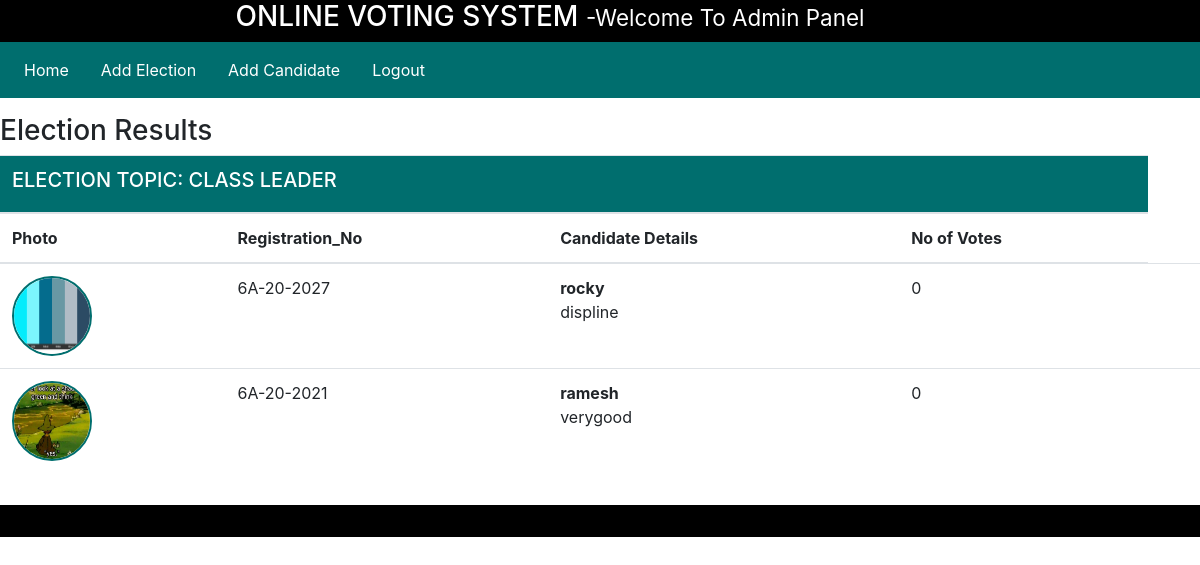
Page /admin/adminhome.php?viewResult=21 on the committed database.
### tables this page shows
CREATE TABLE `elections` (
  `id` int(11) NOT NULL,
  `election_topic` varchar(255) DEFAULT NULL,
  `no_of_candidates` int(11) DEFAULT NULL,
  `starting_date` date DEFAULT NULL,
  `ending_date` date DEFAULT NULL,
  `status` varchar(45) DEFAULT NULL,
  `inserted_on` date DEFAULT NULL
);

CREATE TABLE `candidate_details` (
  `id` int(11) NOT NULL,
  `election_topic` varchar(225) DEFAULT NULL,
  `candidate_name` varchar(255) DEFAULT NULL,
  `Registration_No` varchar(255) NOT NULL,
  `candidate_details` text DEFAULT NULL,
  `candidate_photo` text DEFAULT NULL
);

### admin/inc/viewResults.php (the view, shortened to what this page needs)
<?php
    include 'config.php';
    $election_id = $_GET['viewResult'];
?>
<div class="row my-3">
        <div class="col-12">
            <h3> Election Results </h3>
            <?php
                $queryElections = ( "SELECT * FROM elections WHERE id = '". $election_id ."'");
                $resultElections = mysqli_query($db, $queryElections) or die(mysqli_error($db));
   if (mysqli_num_rows($resultElections) > 0) {
   while ($election = mysqli_fetch_assoc($resultElections)) {
    $election_name = $election['election_topic'];
     }  ?>
                <table class="table">
                    <thead>
                        <tr>
                            <th colspan="4" class="bg-green text-white"><h5> ELECTION TOPIC: <?php echo strtoupper($election_name); ?></h5></th>
                        </tr>
                        <tr>
                            <th> Photo </th>
                            <th> Registration_No </th>
                            <th> Candidate Details </th>
                            <th> No of Votes </th>
                        </tr>
                    </thead>
                    <tbody>
                    <?php
                         $query= ("SELECT * FROM candidate_details WHERE election_topic= '". $election_name ."'") ;
                         $result = mysqli_query($db, $query) or die(mysqli_error($db)) ;
                         if (mysqli_num_rows($result) > 0) {
                            while ($row = mysqli_fetch_assoc($result)) {
                            $candidate_id = $row['id'];
                            $candidate_photo = $row['candidate_photo'];
                            $Registration_No = $row['Registration_No'];
                            $fetchingVotes = mysqli_query($db, "SELECT * FROM votings WHERE candidate_id = '". $candidate_id . "'") or die(mysqli_error($db));
                            $totalVotes = mysqli_num_rows($fetchingVotes);
                    ?>
                            <tr>
                                <td> <img src="<?php echo $candidate_photo; ?>" class="candidate_photo"> </td>
                                <td><?php echo $Registration_No?></td>
                                <td><?php echo "<b>" . $row['candidate_name'] . "</b><br />" . $row['candidate_details']; ?></td>
                                <td><?php echo $totalVotes; ?></td>
                                <td>
                                <?php
                                }
                            ?>
                            </tbody>
                        </table>
                <?php
                    }
                }else {
                    echo "No any active election.";
                }
            ?>
        </div>
</div>

### admin/inc/header.php (shortened to what this page needs)
<!DOCTYPE html>
<html lang="en">
<head>
    <link rel="stylesheet" href="../assets/css/bootstrap.min.css">
    <link rel="stylesheet" href="../assets/css/style.css">
</head>
<body>
    <div class="container-fluid">
        <div class="row bg-black text-white">
            <div class="col-11 my-auto">
                <center>
                <h3> ONLINE VOTING SYSTEM <small>-Welcome To Admin Panel</small>  </h3>
                </center>
            </div>
        </div>
    </div>

### admin/inc/navigation.php (shortened to what this page needs)
<div class="row bg-green">
    <div class="col-12 bg-green">
    <nav class="navbar navbar-expand-lg navbar-light bg-green">
    <div class="collapse navbar-collapse" id="navbarSupportedContent">
        <ul class="navbar-nav mr-auto">
        <li class="nav-item">
            <a class="nav-link text-white mr-3" href="adminhome.php?homepage=1">Home</a>
        </li>
        <li class="nav-item">
            <a class="nav-link text-white mr-3" href="adminhome.php?addElectionPage=1">Add Election</a>
        </li>
        <li class="nav-item">
            <a class="nav-link text-white mr-3" href="adminhome.php?addCandidatePage=1">Add Candidate</a>
        </li>
        <li class="nav-item">
            <a class="nav-link text-white mr-3" href="logout.php">Logout</a>
        </li>
         </ul>
    </div>
    </nav>
</div>
</div>

### admin/adminhome.php
<?php
    require_once("inc/header.php");
    require_once("inc/navigation.php");
    if(isset($_GET['homepage']))
    {
        require_once("inc/homepage.php");
    }else if(isset($_GET['addElectionPage']))
    {
        require_once("inc/add_elections.php");
    }else if(isset($_GET['addCandidatePage']))
    {
        require_once("inc/add_candidates.php");
    }else if(isset($_GET['viewResult']))
    {
        require_once("inc/viewResults.php");
    }
?>
<?php
    require_once("inc/footer.php");
?>

### admin/inc/footer.php (shortened to what this page needs)
<div class="row bg-black text-center text-white">
</div>
</body>
</html>

### assets/css/style.css (style rules this page uses)
.text-white { color: #fff; }
.bg-black { background-color: #000; }
.bg-green { background-color: #006e6e; }
.candidate_photo { width: 80px; height: 80px; border: 2px solid #006e6e; border-radius: 100%; }

### rows in the picture
elections: election_topic "CLASS LEADER"
candidate_details: candidate_photo (picture), Registration_No "6A-20-2027", candidate_name "rocky", candidate_details "displine", totalVotes "0"
candidate_details: candidate_photo (picture), Registration_No "6A-20-2021", candidate_name "ramesh", candidate_details "verygood", totalVotes "0"
